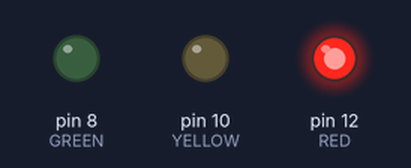
A sketch run on a simulated Arduino Uno, built with avr-gcc and run on an emulated ATmega328P. Shown: output pins drawn as LEDs (lit = HIGH).

Above: at 5.0 s.
At 12.5 s:
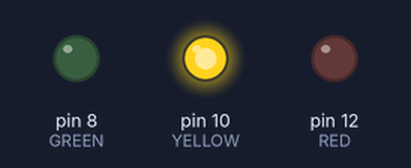
At 20.0 s:
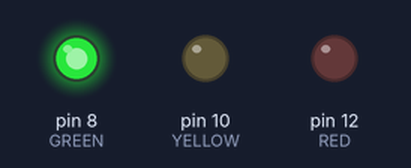
Timing chart, 0 to 32.5 s (numbered marks = the images above):
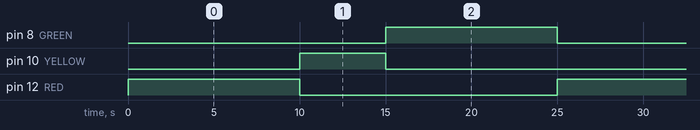

Measured:
- by itself, pin 8 (GREEN), pin 12 (RED): alternates HIGH for 10.0 s and LOW for 15.0 s
- by itself, pin 10 (YELLOW): alternates HIGH for 5.0 s and LOW for 20.0 s
- by itself, everything shown: repeats every 25.0 s, in 4 steps

The sketch:

arduino-traffic-light.ino
```cpp
int RED = 12;
int YELLOW = 10;
int GREEN = 8;

// the setup function runs once when you press reset or power the board
void setup() {
  // put your setup code here, to run once:
  pinMode(RED, OUTPUT);
  pinMode(YELLOW, OUTPUT);
  pinMode(GREEN, OUTPUT);


}

// the loop function runs over and over again forever
void loop() {
  // put your main code here, to run repeatedly:


  // RED
  digitalWrite(RED, HIGH);   // turn the LED on (HIGH is the voltage level),
  delay(10000);  // wait for 10 seconds
  digitalWrite(RED, LOW);    // turn the LED off by making the voltage LOW


  // YELLOW
  digitalWrite(YELLOW, HIGH);   // turn the LED on (HIGH is the voltage level)
  delay(5000); // wait for 5 seconds
  digitalWrite(YELLOW, LOW);    // turn the LED off by making the voltage LOW


  // GREEN
  digitalWrite(GREEN, HIGH);   // turn the LED on (HIGH is the voltage level)
  delay(10000); // wait for 10 seconds
  digitalWrite(GREEN, LOW);    // turn the LED off by making the voltage LOW
}
```
